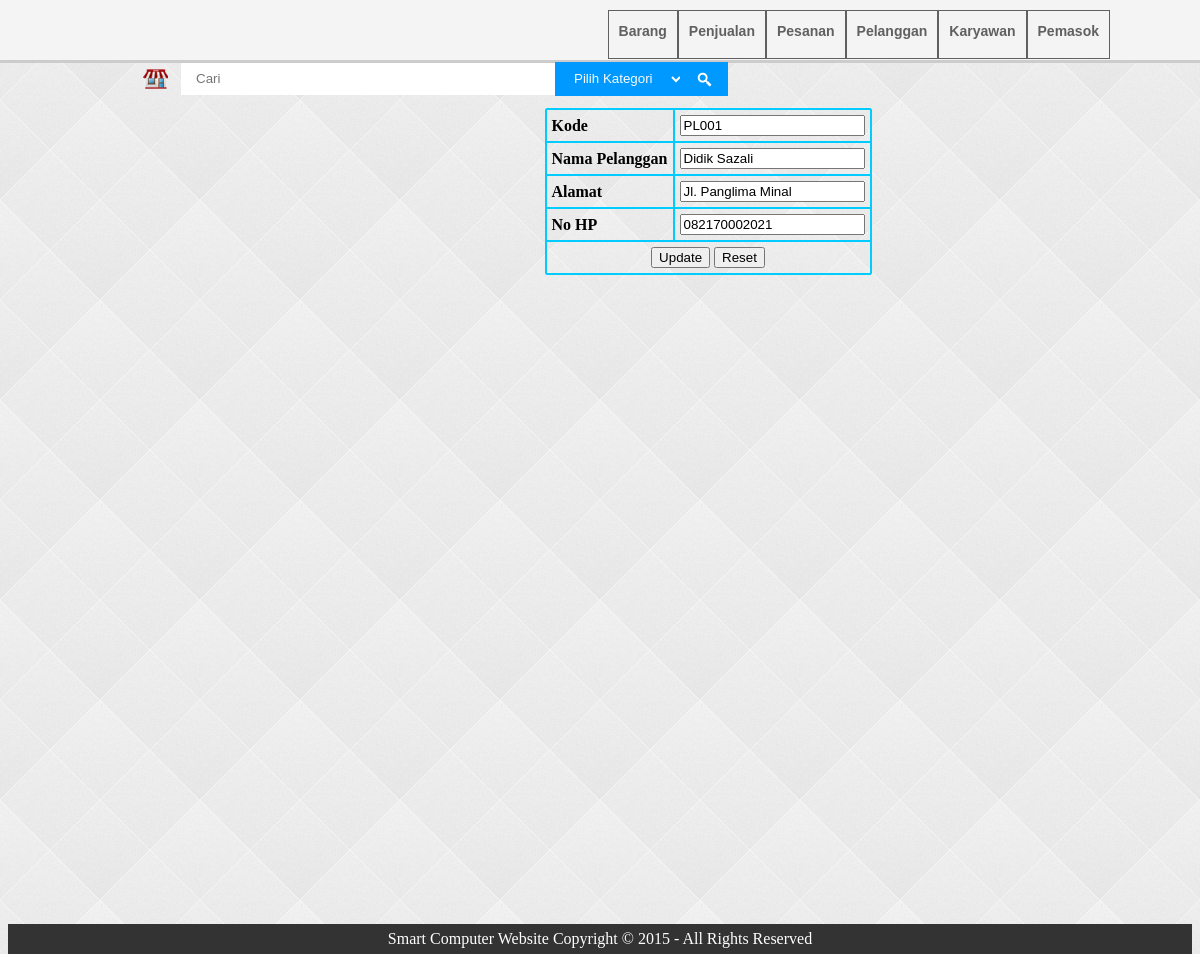
The app's page /admin/edit-pelanggan.php?kode_pelanggan=PL001 with its own data.
### tables this page shows
CREATE TABLE IF NOT EXISTS `tabel_pelanggan` (
  `kode_pelanggan` char(5) NOT NULL,
  `nama_pelanggan` varchar(25) NOT NULL,
  `alamat` varchar(50) NOT NULL,
  `no_hp` varchar(20) NOT NULL
);

### admin/edit-pelanggan.php (the view, shortened to what this page needs)
<!DOCTYPE html PUBLIC "-//W3C//DTD XHTML 1.0 Transitional//EN" "http://www.w3.org/TR/xhtml1/DTD/xhtml1-transitional.dtd">
<html xmlns="http://www.w3.org/1999/xhtml">
<head>
<link rel="stylesheet" type="text/css" href="style.css" />
</head>
<body>
<?php include("connection.php");
include("header.php");?>
<div id="container">
<div id="tabel-edit">
<form action="" method="post">
<table border=1 align=center  bordercolor=#00CCFF cellpadding=5 cellspacing=0>
<?php
$kode_pelanggan = $_GET['kode_pelanggan'];
$hasil = mysql_query("select * from tabel_pelanggan where kode_pelanggan = '$kode_pelanggan'") or die (mysql_error());
$baris = mysql_fetch_row($hasil);
?>
<tr>
<tr>
<td><b>Kode</b></td>
<td><input name="kode_pelanggan" type="text" value="<?php echo $baris[0]; ?>" readonly="readonly"/></td>
</tr>
<tr>
<td><b>Nama Pelanggan</b></td>
<td><input name="nama_pelanggan" type="text" value="<?php echo $baris[1]; ?>"/></td>
</tr>
<tr>
<td><b>Alamat</b></td>
<td><input name="alamat" type="text" value="<?php echo $baris[2]; ?>"/>
</td>
</tr>
<tr>
<td><b>No HP</b></td>
<td><input name="no_hp" type="text" value="<?php echo $baris[3]; ?>"/></td>
</tr>
<tr>
<td colspan=2 align="center">
<input name="input" type="submit" value="Update"/>
<input name="reset" type="reset" value="Reset"/>
</td>
</tr>
</table>
</form>
</div>
</div>
<?php
include('footer.php');
?>
</body>
</html>

### admin/style.css (style rules this page uses)
body { background-color:#FCFCFC; background : url(icon/bg.png); }
form { width:500px; }
table { border-radius:2px; }
tr { border-radius:20px }
#container { padding-top:100px; position:relative; min-height:100%; }
html,body { height:100%; }

### admin/edit-pelanggan.php (style rules this page uses)
#tabel-edit { padding-left:450px; }

### records on screen
tabel_pelanggan: kode_pelanggan "PL001", nama_pelanggan "Didik Sazali", alamat "Jl. Panglima Minal", no_hp "082170002021"
